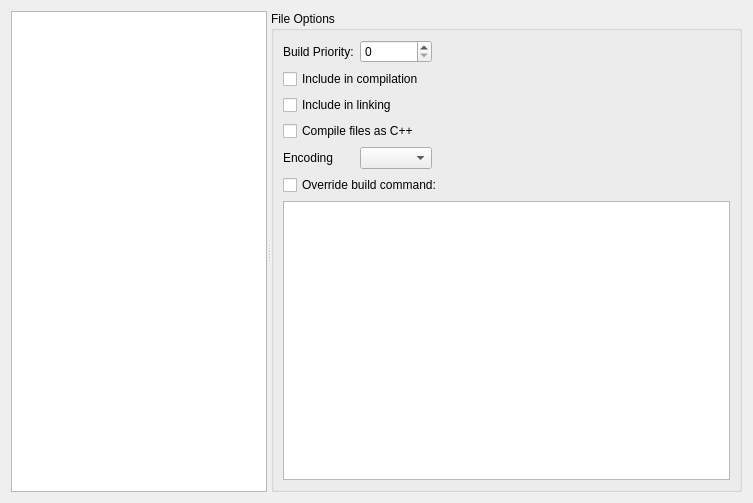
<?xml version="1.0" encoding="UTF-8"?>
<ui version="4.0">
 <class>ProjectFilesWidget</class>
 <widget class="QWidget" name="ProjectFilesWidget">
  <property name="geometry">
   <rect>
    <x>0</x>
    <y>0</y>
    <width>753</width>
    <height>503</height>
   </rect>
  </property>
  <property name="windowTitle">
   <string>Form</string>
  </property>
  <layout class="QVBoxLayout" name="verticalLayout">
   <item>
    <widget class="QSplitter" name="splitter">
     <property name="orientation">
      <enum>Qt::Horizontal</enum>
     </property>
     <widget class="QTreeView" name="treeProject">
      <property name="sizePolicy">
       <sizepolicy hsizetype="Preferred" vsizetype="Expanding">
        <horstretch>0</horstretch>
        <verstretch>0</verstretch>
       </sizepolicy>
      </property>
     </widget>
     <widget class="QGroupBox" name="groupBox">
      <property name="sizePolicy">
       <sizepolicy hsizetype="Expanding" vsizetype="Preferred">
        <horstretch>1</horstretch>
        <verstretch>0</verstretch>
       </sizepolicy>
      </property>
      <property name="title">
       <string>File Options</string>
      </property>
      <layout class="QGridLayout" name="gridLayout">
       <item row="0" column="2">
        <spacer name="horizontalSpacer">
         <property name="orientation">
          <enum>Qt::Horizontal</enum>
         </property>
         <property name="sizeHint" stdset="0">
          <size>
           <width>40</width>
           <height>20</height>
          </size>
         </property>
        </spacer>
       </item>
       <item row="2" column="0" colspan="3">
        <widget class="QCheckBox" name="chkLink">
         <property name="text">
          <string>Include in linking</string>
         </property>
        </widget>
       </item>
       <item row="0" column="0">
        <widget class="QLabel" name="label">
         <property name="text">
          <string>Build Priority:</string>
         </property>
        </widget>
       </item>
       <item row="1" column="0" colspan="3">
        <widget class="QCheckBox" name="chkCompile">
         <property name="enabled">
          <bool>true</bool>
         </property>
         <property name="text">
          <string>Include in compilation</string>
         </property>
        </widget>
       </item>
       <item row="3" column="0" colspan="3">
        <widget class="QCheckBox" name="chkCompileAsCPP">
         <property name="text">
          <string>Compile files as C++</string>
         </property>
        </widget>
       </item>
       <item row="4" column="0">
        <widget class="QLabel" name="label_2">
         <property name="text">
          <string>Encoding</string>
         </property>
        </widget>
       </item>
       <item row="0" column="1">
        <widget class="QSpinBox" name="spinPriority"/>
       </item>
       <item row="4" column="1">
        <widget class="QComboBox" name="cbEncoding"/>
       </item>
       <item row="6" column="0" colspan="3">
        <widget class="QPlainTextEdit" name="txtBuildCommand"/>
       </item>
       <item row="5" column="0" colspan="3">
        <widget class="QCheckBox" name="chkOverrideBuildCommand">
         <property name="text">
          <string>Override build command:</string>
         </property>
        </widget>
       </item>
      </layout>
     </widget>
    </widget>
   </item>
  </layout>
 </widget>
 <resources/>
 <connections/>
</ui>
